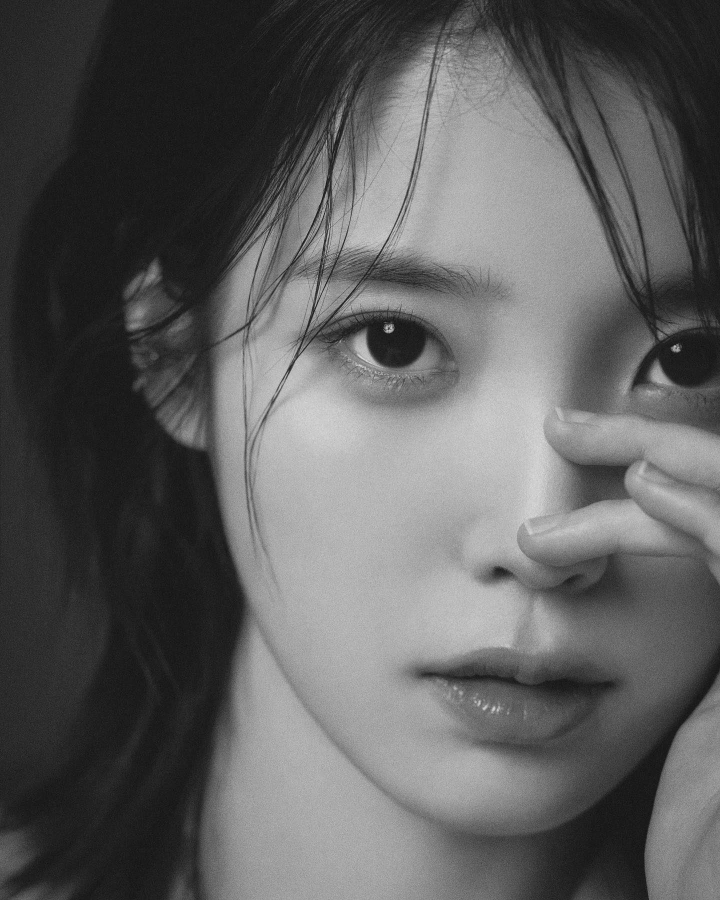
#> input picture examples/IU.jpg, 1440 x 1800 px (shown at 1/2 size)
$ python image-array-generator.py
#> lines starting #> are read from the running program, lines starting #| are printed output that depends on the picture
from tkinter import *
from tkinter import filedialog
from PIL import Image
import time
import math

print("Welcome! This is the image-array-generator for javascript (specifically for hack club's blot). \nWarning: this script will copy the image array to your clipboard.")
time.sleep(1)

root = Tk()
filepath = filedialog.askopenfilename(initialdir = "/", title = "Upload an image", filetypes = [("Image files", ".png .jpg")])
#> the answer given: examples/IU.jpg

image = Image.open(filepath)
#> image is the input picture: PIL image 1440x1800 RGB; min 0, max 233, mean 94.2

original_w, original_h = image.size
#> original_w = 1440; original_h = 1800

width = int(input("Input a width for your image array: "))
#> the answer given: 100
height = math.floor(original_h * width / original_w)
#> height = 125
image = image.resize((width, height), Image.LANCZOS)
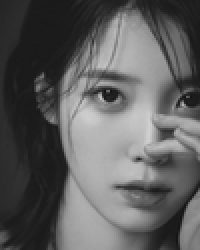
#> image: PIL image 100x125 RGB (shown 2 times larger); min 18, max 208, mean 94.2

pixels = image.load()

brightnesses = []

for y in range(height):
    brightnesses.append([])
    for x in range(width):
        R, G, B = pixels[x, y][:3]
        brightnesses[y].append(round((R + G + B) / 3))
#> after the loop, brightnesses = 125 items


string_print = "var image = ["

for row in brightnesses:
    string_print += "["
    for value in row:
        string_print += str(int(value)) + ", "
    string_print = string_print[:-2]
    string_print += "], "
#> this loop made 125 passes
#> string_print on pass 1: 'var image = [['

string_print = string_print[:-2]
string_print += "]"

print(string_print)
#> (printed output is left out)

import pyperclip
pyperclip.copy(string_print)

print("Copied to clipboard.")

brightness_image = Image.new('L', (width, height))
#> brightness_image: PIL image 100x125 L; every value is 0
brightness_list = []
for sublist in brightnesses:
    brightness_list.extend(sublist)
#> this loop made 125 passes
#> after the loop, brightness_list = 12500 values, max 208 at index 6674, min 18 at index 4552, mean 94.18

brightness_image.putdata(brightness_list)

brightness_image.show()

root.mainloop()
